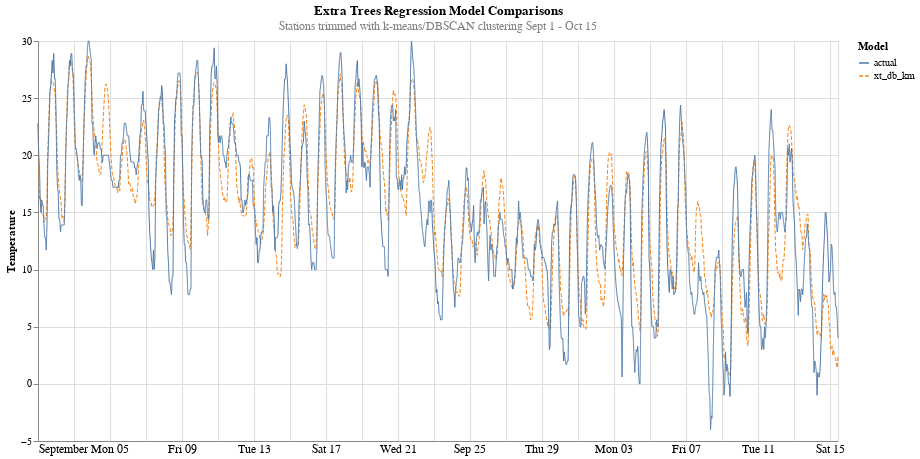

Notebook source saved alongside this figure:
### Code cell
alt.data_transformers.disable_max_rows()
alt.Chart(res[['time','xt_db_km','actual']].melt(id_vars='time')).mark_line(size=1).encode(
    x=alt.X('time:T', axis=alt.Axis(tickSize=0, labelFontSize=12),title=None),
    y=alt.Y('value:Q',title='Temperature'),
    color=alt.Color('variable',legend=alt.Legend(title='Model')),
    strokeDash='variable'
).properties(
    height=400,
    width=800,
    title={
      "text": ['Extra Trees Regression Model Comparisons'], 
      "subtitle": ["Stations trimmed with k-means/DBSCAN clustering Sept 1 - Oct 15"],
      "color": "black",
      "subtitleColor": "gray"
    }
)

### Figure 1 — Vega-Lite specification as saved in the notebook (floating-point values rounded to 4 significant figures; data arrays with more than 128 entries replaced by an {"elided": "..."} marker saying what was removed)
{"config": {"view": {"continuousWidth": 400, "continuousHeight": 300}}, "data": {"name": "data-498c2dfdb5ae1a66d40e72083aa3e5a7"}, "mark": {"type": "line", "size": 1}, "encoding": {"color": {"field": "variable", "legend": {"title": "Model"}, "type": "nominal"}, "strokeDash": {"field": "variable", "type": "nominal"}, "x": {"axis": {"labelFontSize": 12, "tickSize": 0}, "field": "time", "title": null, "type": "temporal"}, "y": {"field": "value", "title": "Temperature", "type": "quantitative"}}, "height": 400, "title": {"text": ["Extra Trees Regression Model Comparisons"], "subtitle": ["Stations trimmed with k-means/DBSCAN clustering Sept 1 - Oct 15"], "color": "black", "subtitleColor": "gray"}, "width": 800, "$schema": "https://vega.github.io/schema/vega-lite/v4.17.0.json", "datasets": {"data-498c2dfdb5ae1a66d40e72083aa3e5a7": {"elided": "2136 records"}}}
